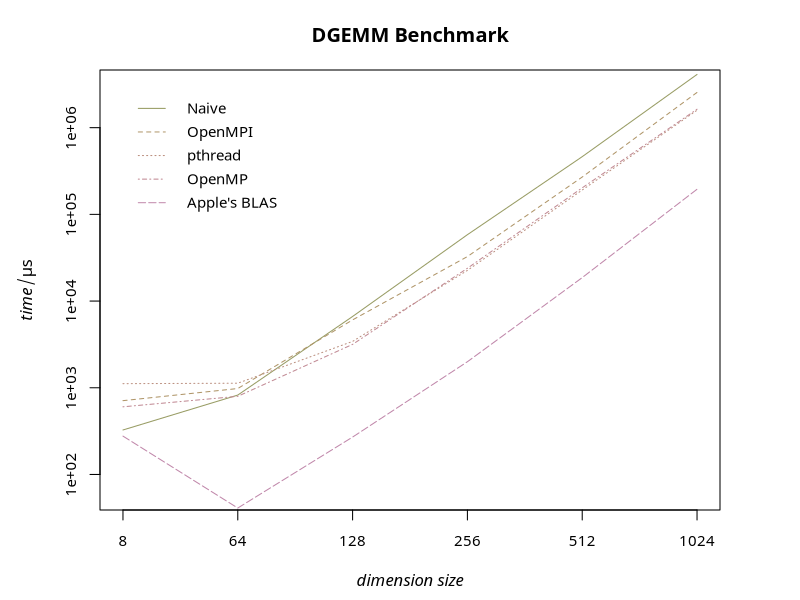

This figure's R source:
library("colorspace")

bench <- matrix(
  c(
    326, 824, 6644, 58305, 463099, 4111110,
    710, 980, 6065, 32598, 269601, 2550128,
    1115, 1129, 3425, 22586, 190886, 1588405,
    603, 797, 3166, 23904, 202312, 1631776,
    277, 41, 270, 1997, 18650, 194895
  ),
  nrow = 6
)

rownames(bench) <- c(
  "8",
  "64",
  "128",
  "256",
  "512",
  "1024"
)
colnames(bench) <- c("Naive", "OpenMPI", "pthread", "OpenMP", "Apple's BLAS")

colors <- darken(hcl.colors(5, palette = "Warm"), 0.1)

par(
  family = "CMU Serif",
  mar = c(4.5, 5, 3.5, 4),
  cex.axis = 0.9,
  cex = 1
)

p <- matplot(
  bench,
  main = "DGEMM Benchmark",
  type = "l",
  ylab = expression(italic("time") / μs),
  xlab = expression(italic("dimension size")),
  ylim = c(60, 3e6),
  log = "y",
  xaxt = "n",
  col = colors
)

axis(1, at = 1:6, labels = rownames(bench))

legend(
  "topleft",
  box.lwd = 0,
  legend = colnames(bench),
  lty = 1:5,
  cex = 0.9,
  y.intersp = 1.31,
  x.intersp = 1.6,
  inset = 0.04,
  col = colors
)
